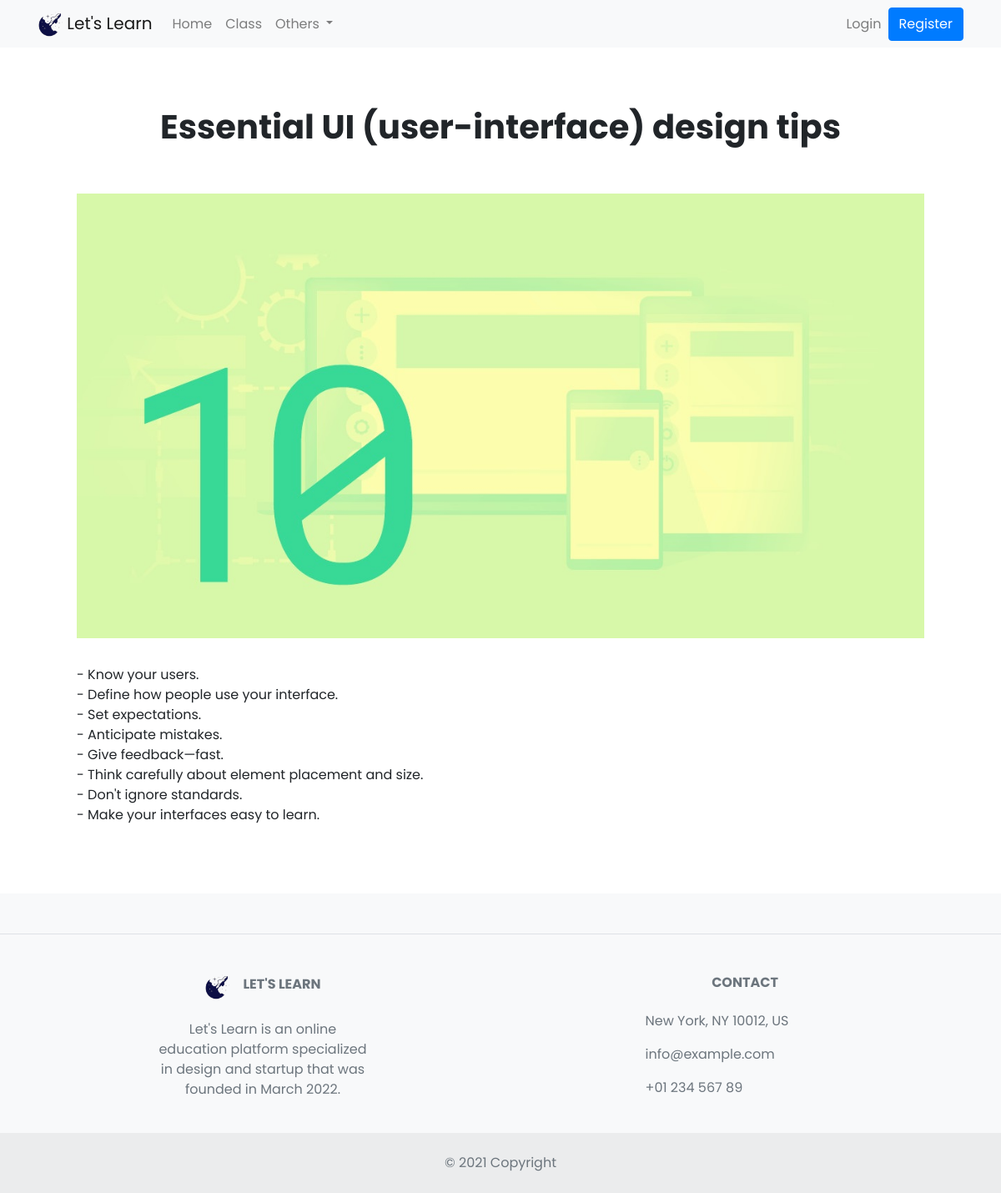
/front/index.php?page=blog_konten&id=27, run on the app's committed database.
### tables this page shows
CREATE TABLE `blog` (
  `id_blog` int(11) NOT NULL,
  `id_kategori` int(11) NOT NULL,
  `judul` varchar(255) NOT NULL,
  `content` text NOT NULL,
  `thumbnail` varchar(255) NOT NULL
);

### front/blog_konten.php (the view)
<?php
if(isset($_GET['id'])){
    $id = $_GET['id'];
    $query = mysqli_query($koneksi, "SELECT * FROM blog where id_blog = '$id'");
    $data = mysqli_fetch_array($query);
    if(mysqli_num_rows($query)==1){
?>
<div class="container">
    <div class="row-3 p-3">
        <div class="col">
            <div class="p-3"><h1 class="fs-9 fw-bold mb-4 text-center"><?=$data['judul']?></h1></div>
        </div>
        <div class="col">
            <div class="p-3"><img class="pt-7 pt-md-0 img-fluid" src="../aset/img/blog/<?=$data['thumbnail']?>" alt="" /></div>
        </div>
        <div class="col">
            <div class="p-3"><?php echo nl2br(htmlspecialchars($data['content']));?></div>
        </div>
    </div>
</div>
<?php
}}
?>

### aset/css/style.css (style rules this page uses)
:root { --main-color:#5463ff; --color-dark:#2537ff; --text-grey: #8390A2; }
* { padding: 0; margin: 0; box-sizing: border-box; list-style-type: none; text-decoration: none; font-family: 'Poppins', sans-serif; }

### data on the page
blog: judul "Essential UI (user-interface) design tips", thumbnail (picture), content "- Know your users. - Define how people use your interface. - Set expectations. - Anticipate mistakes. - Give feedback—fast. - Think carefully about element placement and size. - Don't ignore standards. - Make your interfaces easy to learn."
